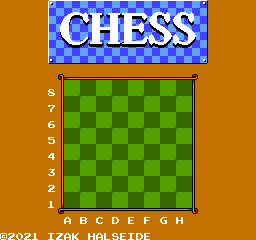

A level layout from a 2D game, rendered from its tile map. Below: a short description, then the map file with its tile-grid data intact:
An orthogonal 32x30 tile map with 8x8 px tiles, 1 tile layer (Tile Layer 1).

<map version="1.4" tiledversion="1.4.3" orientation="orthogonal" renderorder="right-down" width="32" height="30" tilewidth="8" tileheight="8" infinite="0" nextlayerid="2" nextobjectid="1">
 <editorsettings>
  <export target="background.csv" format="csv" />
 </editorsettings>
 <tileset firstgid="1" source="chess.tsx" />
 <layer id="1" name="Tile Layer 1" width="32" height="30">
  <data encoding="csv">
327,327,327,327,327,327,1,2,3,4,5,6,7,8,9,10,11,12,13,14,15,16,17,18,19,20,327,327,327,327,327,327,
327,327,327,327,327,327,33,34,35,36,37,38,39,40,41,42,43,44,45,46,47,48,49,50,51,52,327,327,327,327,327,327,
327,327,327,327,327,327,65,66,67,68,69,70,71,72,73,74,75,76,77,78,79,80,81,82,83,84,327,327,327,327,327,327,
327,327,327,327,327,327,97,98,99,100,101,102,103,104,105,106,107,108,109,110,111,112,113,114,115,116,327,327,327,327,327,327,
327,327,327,327,327,327,129,130,131,132,133,134,135,136,137,138,139,140,141,142,143,144,145,146,147,148,327,327,327,327,327,327,
327,327,327,327,327,327,161,162,163,164,165,166,167,168,169,170,171,172,173,174,175,176,177,178,179,180,327,327,327,327,327,327,
327,327,327,327,327,327,193,194,195,196,197,198,199,200,201,202,203,204,205,206,207,208,209,210,211,212,327,327,327,327,327,327,
327,327,327,327,327,327,225,226,227,228,229,230,231,232,233,234,235,236,237,238,239,240,241,242,243,244,327,327,327,327,327,327,
327,327,327,327,327,327,327,327,327,327,327,327,327,327,327,327,327,327,327,327,327,327,327,327,327,327,327,327,327,327,327,327,
327,327,327,327,327,327,327,289,290,291,291,291,291,291,291,291,291,291,291,291,291,291,291,291,294,327,327,327,327,327,327,327,
327,327,327,327,327,327,327,321,322,323,324,325,322,323,324,325,322,323,324,325,322,323,324,325,326,327,327,327,327,327,327,327,
327,327,327,327,327,327,299,321,354,355,356,357,354,355,356,357,354,355,356,357,354,355,356,357,358,327,327,327,327,327,327,327,
327,327,327,327,327,327,327,321,386,387,388,389,386,387,388,389,386,387,388,389,386,387,388,389,390,327,327,327,327,327,327,327,
327,327,327,327,327,327,298,321,418,419,420,421,418,419,420,421,418,419,420,421,418,419,420,421,422,327,327,327,327,327,327,327,
327,327,327,327,327,327,327,321,322,323,324,325,322,323,324,325,322,323,324,325,322,323,324,325,422,327,327,327,327,327,327,327,
327,327,327,327,327,327,297,321,354,355,356,357,354,355,356,357,354,355,356,357,354,355,356,357,422,327,327,327,327,327,327,327,
327,327,327,327,327,327,327,321,386,387,388,389,386,387,388,389,386,387,388,389,386,387,388,389,422,327,327,327,327,327,327,327,
327,327,327,327,327,327,296,321,418,419,420,421,418,419,420,421,418,419,420,421,418,419,420,421,422,327,327,327,327,327,327,327,
327,327,327,327,327,327,327,321,322,323,324,325,322,323,324,325,322,323,324,325,322,323,324,325,422,327,327,327,327,327,327,327,
327,327,327,327,327,327,295,321,354,355,356,357,354,355,356,357,354,355,356,357,354,355,356,357,422,327,327,327,327,327,327,327,
327,327,327,327,327,327,327,321,386,387,388,389,386,387,388,389,386,387,388,389,386,387,388,389,422,327,327,327,327,327,327,327,
327,327,327,327,327,327,288,321,418,419,420,421,418,419,420,421,418,419,420,421,418,419,420,421,422,327,327,327,327,327,327,327,
327,327,327,327,327,327,327,321,322,323,324,325,322,323,324,325,322,323,324,325,322,323,324,325,422,327,327,327,327,327,327,327,
327,327,327,327,327,327,287,353,354,355,356,357,354,355,356,357,354,355,356,357,354,355,356,357,422,327,327,327,327,327,327,327,
327,327,327,327,327,327,327,385,386,387,388,389,386,387,388,389,386,387,388,389,386,387,388,389,422,327,327,327,327,327,327,327,
327,327,327,327,327,327,286,417,418,419,420,421,418,419,420,421,418,419,420,421,418,419,420,421,422,327,327,327,327,327,327,327,
327,327,327,327,327,327,327,449,450,450,450,450,450,450,450,450,450,450,450,450,450,451,452,453,454,327,327,327,327,327,327,327,
327,327,327,327,327,327,327,327,259,327,260,327,261,327,262,327,263,327,264,327,265,327,266,327,327,327,327,327,327,327,327,327,
327,327,327,327,327,327,327,327,327,327,327,327,327,327,327,327,327,327,327,327,327,327,327,327,327,327,327,327,327,327,327,327,
307,287,285,287,286,327,267,284,259,269,327,266,259,270,277,263,267,262,263,327,327,327,327,327,327,327,327,327,327,327,327,327
</data>
 </layer>
</map>
